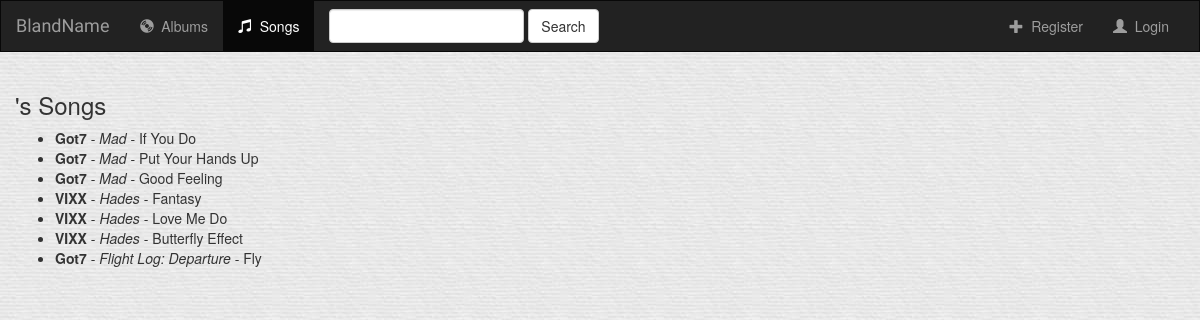
The app's page /music/songs/ with its own data.
### music/models.py (models this page shows, shortened)
class Song(models.Model):
	album = models.ForeignKey(Album, on_delete = models.CASCADE)
	title = models.CharField(max_length = 250)
	file = models.FileField(default = '')
	track_number = models.IntegerField(default = 1)
	is_favorite = models.BooleanField(default = False)

class Album(models.Model):
	artist = models.CharField(max_length = 250)
	title = models.CharField(max_length = 500)
	year = models.CharField(max_length = 4)
	logo = models.FileField()
	is_favorite = models.BooleanField(default = False)

### music/views.py (the view)
# urls.py: url(r'songs/$', views.SongListView.as_view(), name='songs'),
class SongListView(generic.ListView):
	template_name = 'music/songs.html'
	context_object_name = 'all_songs'
	def get_queryset(self):
		return Song.objects.all()

### music/templates/music/songs.html
{% extends 'music/base.html' %}
{% block songs_active %}active{% endblock %}
{% block body %}
<div class="albums-container container-fluid">
	<div class="row">
		<div class="col-sm-12">
			<h3>{{ user.username }}'s Songs</h3>
		</div>
		<div class="col-sm-8 col-md-9">
			{% if all_songs %}
			<ul>
				{% for song in all_songs %}
				<li><b>{{ song.album.artist }}</b> - <i>{{ song.album.title }}</i> - {{ song.title }}</li>
				{% endfor %}
			</ul>
			{% else %}
			<p>No songs have been added.</p>
			{% endif %}
		</div>
	</div>
</div>
{% endblock %}

### music/templates/music/base.html (shortened to what this page needs)
<!DOCTYPE html>
<html lang="en">
	<head>
			{% load staticfiles %}
			<link rel="stylesheet" type="text/css" href="https://maxcdn.bootstrapcdn.com/bootstrap/3.3.7/css/bootstrap.min.css" />
			<link rel="stylesheet" type="text/css" href="{% static 'music/style.css' %}" />
	</head>
	<body>
		<nav class="navbar navbar-inverse">
			<div class="container-fluid">
				<div class="navbar-header">
					<a class="navbar-brand" href="{% url 'music:index' %}">BlandName</a>
				</div>
				<div class="collapse navbar-collapse" id="topNavBar">
					<ul class="nav navbar-nav">
						<li class="{% block albums_active %}{% endblock %}">
							<a href="{% url 'music:index' %}">
								<span class="glyphicon glyphicon-cd" aria-hidden="true"></span>&nbsp; Albums
							</a>
						</li>
						<li class="{% block songs_active %}{% endblock %}">
							<a href="{% url 'music:songs' %}">
								<span class="glyphicon glyphicon-music" aria-hidden="true"></span>&nbsp; Songs
							</a>
						</li>
					</ul>
					<form class="navbar-form navbar-left" role="search" method="get" action="{% url 'music:search' %}">
						<div class="form-group">
							<input type="text" class="form-control" name="q">
						</div>
						<button type="submit" class="btn btn-default">Search</button>
					</form>
					{% if user.is_authenticated %}
					<ul class="nav navbar-nav navbar-right">
						<li class="{% block add_albums_active %}{% endblock %}">
							<a href="{% url 'music:album-add' %}">
								<span class="glyphicon glyphicon-plus" aria-hidden="true"></span>&nbsp; Add Album
							</a>
						</li>
						<li>
							<a href="{% url 'music:logout' %}">
								<span class="glyphicon glyphicon-off" aria-hidden="true"></span>&nbsp; Logout
							</a>
						</li>
					</ul>
					{% else %}
					<ul class="nav navbar-nav navbar-right">
						<li class="{% if register_user %}active{% endif %}">
							<a href="{% url 'music:register' %}">
								<span class="glyphicon glyphicon-plus" aria-hidden="true"></span>&nbsp; Register
							</a>
						</li>
						<li class="{% if login %}active{% endif %}">
							<a href="{% url 'music:login' %}">
								<span class="glyphicon glyphicon-user" aria-hidden="true"></span>&nbsp; Login
							</a>
						</li>
					</ul>
					{% endif %}
				</div>
			</div>
		</nav>
		{% block body %}
		{% endblock %}
	</body>
</html>

### music/static/music/style.css (style rules this page uses)
body { background: white url('images/background.jpg'); }
.navbar { border-radius: 0; }
.navbar-brand { font-family: 'Satisfy', cursive; }

### records on screen
Song: album.artist "Got7", album "Mad", title "If You Do"
Song: album.artist "Got7", album "Mad", title "Put Your Hands Up"
Song: album.artist "Got7", album "Mad", title "Good Feeling"
Song: album.artist "VIXX", album "Hades", title "Fantasy"
Song: album.artist "VIXX", album "Hades", title "Love Me Do"
Song: album.artist "VIXX", album "Hades", title "Butterfly Effect"
Song: album.artist "Got7", album "Flight Log: Departure", title "Fly"
